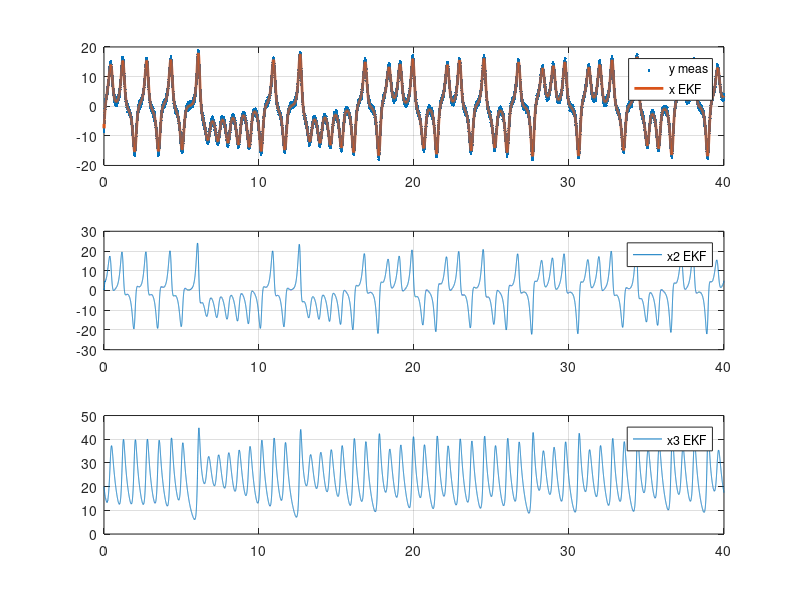

The MATLAB script that drew this image:
% Lorenz (truth Euler) + EKF (Euler) — 1 figure minimal version
clear; clc; close all
rng(0)                               % reproducible noise

% ---- Parameters ----
sig = 10; rho = 28; bet = 8/3;
T = 40; dt = 1e-3; t = 0:dt:T; N = numel(t);

f  = @(x)[ sig*(x(2)-x(1));
           x(1)*(rho - x(3)) - x(2);
           x(1)*x(2) - bet*x(3) ];
Jf = @(x)[ -sig,      sig,      0;
           (rho-x(3)),-1,      -x(1);
            x(2),     x(1),    -bet ];

% ---- Truth via Euler (IC = (-8,7,27)) ----
X = zeros(3,N); X(:,1) = [-8; 7; 27];
for k = 1:N-1
    X(:,k+1) = X(:,k) + dt * f(X(:,k));
end

% ---- Noisy measurement: y = p + noise ----
sig_y = 0.5; R = sig_y^2;
y = X(1,:) + sig_y*randn(1,N);
H = [1 0 0]; I3 = eye(3);

% ---- EKF (IC = (-6,1,20)) ----
xh = zeros(3,N); xh(:,1) = [-6; 1; 20];
P  = 1*eye(3);
Q  = diag([1e-3 1e-3 1e-3]) * dt;

for k = 1:N-1
    % Predict
    xpr = xh(:,k) + dt*f(xh(:,k));
    A   = I3 + dt*Jf(xpr);
    Ppr = A*P*A' + Q;

    % Update
    S = H*Ppr*H' + R;
    K = (Ppr*H')/S;
    xh(:,k+1) = xpr + K*(y(k+1) - H*xpr);
    P = (I3 - K*H)*Ppr*(I3 - K*H)' + K*R*K';
end

% ---- Single Figure: time series ----
figure('Name','Lorenz + EKF (time series)')
subplot(3,1,1)
plot(t, y, '.', t, xh(1,:), 'LineWidth', 2); grid on
legend('y meas','x EKF')

subplot(3,1,2)
plot(t, xh(2,:)); grid on
legend('x2 EKF')

subplot(3,1,3)
plot(t, xh(3,:)); grid on
legend('x3 EKF')
